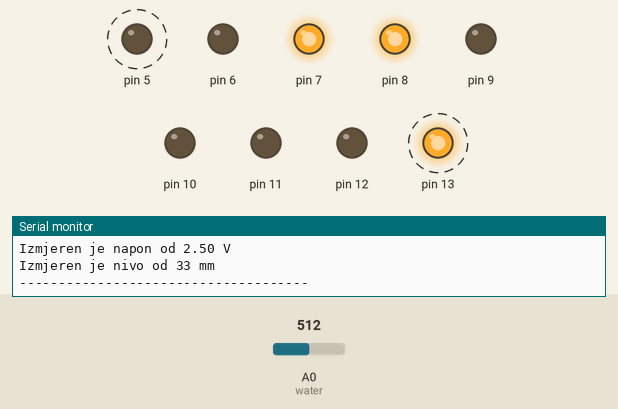
Simulated run of this sketch. Board: Arduino Uno, built with avr-gcc and run on an emulated ATmega328P. Shown: output pins drawn as LEDs (lit = HIGH), the last lines printed to the serial monitor. Dashed ring = blinking. Inputs (shaded band) come from the test bench; at power-on: A0 (water) = 512.

Above: at 1.27 s.
1.3 s: A0 (water) set to 511
At 1.4 s:
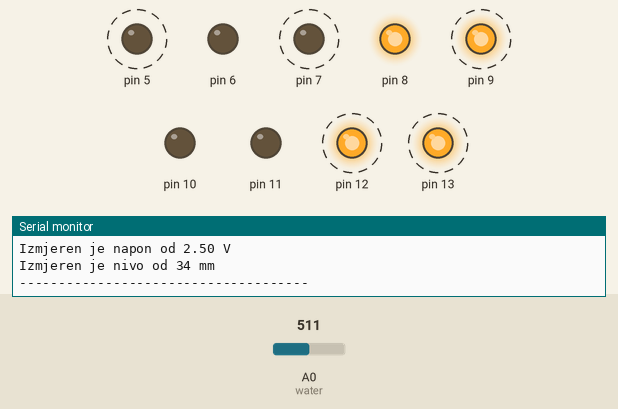
4.3 s: A0 (water) set to 716
At 4.51 s:
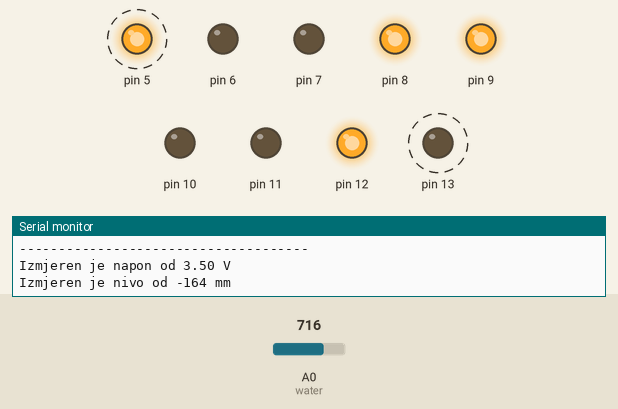
7.3 s: A0 (water) set to 596
10.3 s: A0 (water) set to 585
At 10.42 s:
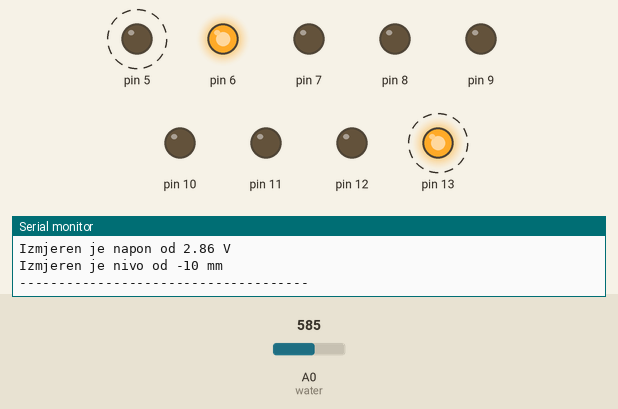
13.3 s: A0 (water) set to 306
At 13.47 s:
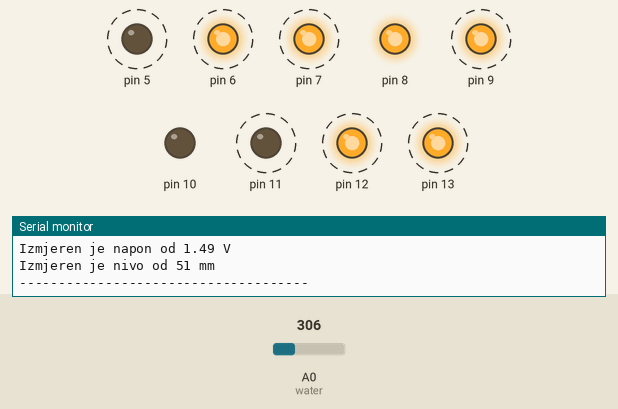
16.3 s: A0 (water) set to 302
At 16.57 s:
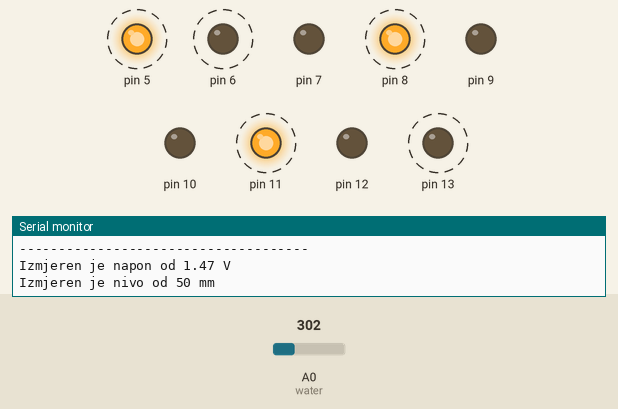
Timing chart, 0 to 20.3 s (numbered marks = the images above; inputs shaded):
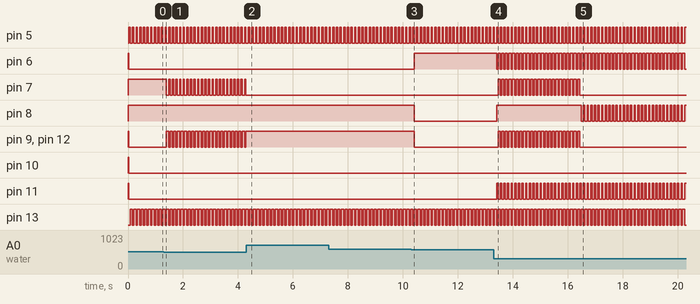

The sketch:

water-level-gauge.ino
```cpp
//konfigurisanje pinova arduina
int water=A0;
int P1=-20.34;
int P2=59.01;
int P3=-9.744;
int P4=0.07645;
void setup() {
 Serial.begin(9600);
//definisanje ulaza/izlaza pina
 pinMode(13,OUTPUT);
 pinMode(12,OUTPUT);
 pinMode(11,OUTPUT);
 pinMode(10,OUTPUT);
 pinMode(9,OUTPUT);
 pinMode(8,OUTPUT);
 pinMode(7,OUTPUT);
 pinMode(6,OUTPUT);
 pinMode(5,OUTPUT);
 digitalWrite(6,HIGH);
 digitalWrite(7,HIGH);
 digitalWrite(8,HIGH);
 digitalWrite(9,HIGH);
 digitalWrite(10,HIGH);
 digitalWrite(11,HIGH);
 digitalWrite(12,HIGH);
}
void loop() {
int nivo1=analogRead(water); //očitavanje vrijednosti senzora
 float napon=nivo1*5.0/1024.0; //skaliranje očitane vrijednosti na opseg od 0 do 5V
 int nivo=P1*napon*napon*napon+P2*napon*napon+P3*napon+P4; //formula proračuna nivoa
 Serial.print("Izmjeren je napon od "); //Ispis na ekranu
 Serial.print(napon); //Ispis na ekranu
 Serial.println(" V"); //Ispis na ekranu uz novi red
 Serial.print("Izmjeren je nivo od ");
 Serial.print(nivo);
 Serial.println(" mm");

 Serial.println("-------------------------------------");
 int broj=nivo/10; //dobivanje prvog broja nivoa tečnosti
 int broj2=nivo-(broj*10); //dobivanje drugog broja nivoa tečnosti
 digitalWrite(13,LOW);
 digitalWrite(5,HIGH);
 if(broj==1)
 {
 digitalWrite(6,HIGH);
 digitalWrite(7,HIGH);
 digitalWrite(8,HIGH);
 digitalWrite(9,HIGH);
 digitalWrite(10,LOW);
 digitalWrite(11,LOW);
 digitalWrite(12,HIGH);
 }
 if(broj==2)
 {
 digitalWrite(6,LOW);
 digitalWrite(7,HIGH);
 digitalWrite(8,LOW);
 digitalWrite(9,LOW);
 digitalWrite(10,HIGH);
 digitalWrite(11,LOW);
 digitalWrite(12,LOW);
 }
 if(broj==3)
 {
 digitalWrite(6,LOW);
 digitalWrite(7,HIGH);
 digitalWrite(8,HIGH);
 digitalWrite(9,LOW);
 digitalWrite(10,LOW);
 digitalWrite(11,LOW);
 digitalWrite(12,LOW);
 }
 if(broj==4)
 {
 digitalWrite(6,LOW);
 digitalWrite(7,LOW);
 digitalWrite(8,HIGH);
 digitalWrite(9,HIGH);
 digitalWrite(10,LOW);
 digitalWrite(11,LOW);
 digitalWrite(12,HIGH);
 }
 if(broj==5)
 {
 digitalWrite(6,LOW);
 digitalWrite(7,LOW);
 digitalWrite(8,HIGH);
 digitalWrite(9,LOW);
 digitalWrite(10,LOW);
 digitalWrite(11,HIGH);
 digitalWrite(12,LOW);
 }
 if(broj==6)
 {
 digitalWrite(6,LOW);
 digitalWrite(7,LOW);
 digitalWrite(8,LOW);
 digitalWrite(9,LOW);
 digitalWrite(10,LOW);
 digitalWrite(11,HIGH);
 digitalWrite(12,LOW);
 }
 if(broj==7)
 {
 digitalWrite(6,HIGH);
 digitalWrite(7,HIGH);
 digitalWrite(8,HIGH);
 digitalWrite(9,HIGH);
 digitalWrite(10,LOW);
 digitalWrite(11,LOW);
 digitalWrite(12,LOW);
 }
 if(broj==8)
 {
 digitalWrite(6,LOW);
 digitalWrite(7,LOW);
 digitalWrite(8,LOW);
 digitalWrite(9,LOW);
 digitalWrite(10,LOW);
 digitalWrite(11,LOW);
 digitalWrite(12,LOW);
 }
 if(broj==9)
 {
 digitalWrite(6,LOW);
 digitalWrite(7,LOW);
 digitalWrite(8,HIGH);
 digitalWrite(9,LOW);
 digitalWrite(10,LOW);
 digitalWrite(11,LOW);
 digitalWrite(12,LOW);
 }
 if(broj==0)
 {
 digitalWrite(6,HIGH);
 digitalWrite(7,LOW);
 digitalWrite(8,LOW);
 digitalWrite(9,LOW);
 digitalWrite(10,LOW);
 digitalWrite(11,LOW);
 digitalWrite(12,LOW);
 }
 delay(50);
 /////////////DRUGA CIFRA
 digitalWrite(13,HIGH);
 digitalWrite(5,LOW);
 if(broj2==1)
 {
 digitalWrite(6,HIGH);
 digitalWrite(7,HIGH);
 digitalWrite(8,HIGH);
 digitalWrite(9,HIGH);
 digitalWrite(10,LOW);
 digitalWrite(11,LOW);
 digitalWrite(12,HIGH);
 }
 if(broj2==2)
 {
 digitalWrite(6,LOW);
 digitalWrite(7,HIGH);
 digitalWrite(8,LOW);
 digitalWrite(9,LOW);
 digitalWrite(10,HIGH);
 digitalWrite(11,LOW);
 digitalWrite(12,LOW);
 }
 if(broj2==3)
 {
 digitalWrite(6,LOW);
 digitalWrite(7,HIGH);
 digitalWrite(8,HIGH);
 digitalWrite(9,LOW);
 digitalWrite(10,LOW);
 digitalWrite(11,LOW);
 digitalWrite(12,LOW);
 }
 if(broj2==4)
 {
 digitalWrite(6,LOW);
 digitalWrite(7,LOW);
 digitalWrite(8,HIGH);
 digitalWrite(9,HIGH);
 digitalWrite(10,LOW);
 digitalWrite(11,LOW);
 digitalWrite(12,HIGH);
 }
 if(broj2==5)
 {
 digitalWrite(6,LOW);
 digitalWrite(7,LOW);
 digitalWrite(8,HIGH);
 digitalWrite(9,LOW);
 digitalWrite(10,LOW);
 digitalWrite(11,HIGH);
 digitalWrite(12,LOW);
 }
 if(broj2==6)
 {
 digitalWrite(6,LOW);
 digitalWrite(7,LOW);
 digitalWrite(8,LOW);
 digitalWrite(9,LOW);
 digitalWrite(10,LOW);
 digitalWrite(11,HIGH);
 digitalWrite(12,LOW);
 }
 if(broj2==7)
 {
 digitalWrite(6,HIGH);
 digitalWrite(7,HIGH);
 digitalWrite(8,HIGH);
 digitalWrite(9,HIGH);
 digitalWrite(10,LOW);
 digitalWrite(11,LOW);
 digitalWrite(12,LOW);
 }
 if(broj2==8)
 {
 digitalWrite(6,LOW);
 digitalWrite(7,LOW);
 digitalWrite(8,LOW);
 digitalWrite(9,LOW);
 digitalWrite(10,LOW);
 digitalWrite(11,LOW);
 digitalWrite(12,LOW);
 }
 if(broj2==9)
 {
 digitalWrite(6,LOW);
 digitalWrite(7,LOW);
 digitalWrite(8,HIGH);
 digitalWrite(9,LOW);
 digitalWrite(10,LOW);
 digitalWrite(11,LOW);
 digitalWrite(12,LOW);
 }
 if(broj2==0)
 {
 digitalWrite(6,HIGH);
 digitalWrite(7,LOW);
 digitalWrite(8,LOW);
 digitalWrite(9,LOW);
 digitalWrite(10,LOW);
 digitalWrite(11,LOW);
 digitalWrite(12,LOW);
 }
 delay(50);
}
```

Measured:
- the behaviour switches between 512 and 511 on A0 (water) (found by bisection; images 0 and 1)
- the behaviour switches between 586 and 585 on A0 (water) (found by bisection; images 2 and 3)
- the behaviour switches between 303 and 302 on A0 (water) (found by bisection; images 4 and 5)
- after the input at 1.3 s, pin 7: alternates HIGH for 0.05 s and LOW for 0.08 s, starting after 0.10 s; pin 9, pin 12: alternates HIGH for 0.08 s and LOW for 0.05 s, starting after 0.10 s
- after the input at 4.3 s, pin 7: stops changing and stays LOW; pin 9, pin 12: stops changing and stays HIGH
- after the input at 10.3 s, pin 6: LOW → HIGH after 0.11 s; pin 8, pin 9, pin 12: HIGH → LOW after 0.11 s
- after the input at 13.3 s, pin 6: alternates HIGH for 0.08 s and LOW for 0.05 s, starting after 0.11 s; pin 7, pin 9, pin 12: alternates HIGH for 0.08 s and LOW for 0.05 s, starting after 0.16 s; pin 8: LOW → HIGH after 0.11 s; pin 11: alternates HIGH for 0.05 s and LOW for 0.08 s, starting after 0.11 s
- after the input at 16.3 s, pin 7, pin 9, pin 12: goes on until 16.4 s, then stays LOW; pin 8: alternates HIGH for 0.05 s and LOW for 0.08 s, starting after 0.19 s
